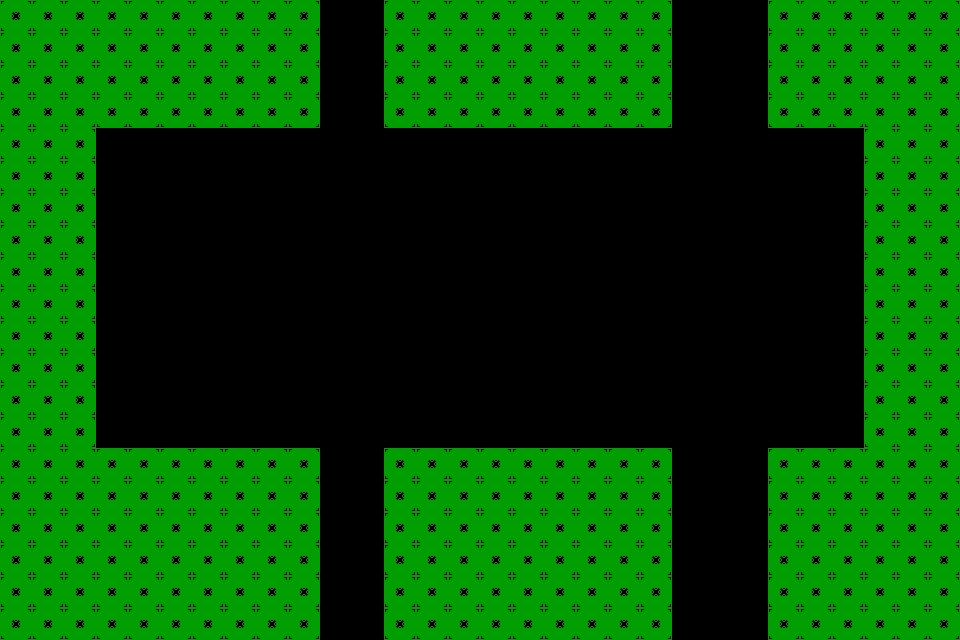

The image is a tile-based game level rendered from a .tmx file. Its description and complete source (layers, tilesets, objects, tile grids) follow:
An orthogonal 30x20 tile map with 32x32 px tiles, 2 tile layers (Layout, FakeTiles) and 4 objects (2x Trigger, Spawnpoint, Goal).

<map version="1.10" tiledversion="1.12.2" orientation="orthogonal" renderorder="right-down" width="30" height="20" tilewidth="32" tileheight="32" infinite="0" nextlayerid="4" nextobjectid="25">
 <editorsettings>
  <export target="../../maps/level1.lua" format="lua" />
 </editorsettings>
 <tileset firstgid="1" name="Props" class="Saw" tilewidth="32" tileheight="32" tilecount="5" columns="0">
  <grid orientation="orthogonal" width="1" height="1" />
  <tile id="0" type="Tile">
   <image source="../../../src/assets/images/test.png" width="32" height="32" />
  </tile>
  <tile id="1" type="Placeholder">
   <image source="../../../src/assets/images/placeholder.png" width="32" height="32" />
  </tile>
  <tile id="3" type="Spike">
   <image source="../../../src/assets/images/spike.png" width="32" height="16" />
  </tile>
  <tile id="4" type="Goal">
   <image source="../../../src/assets/images/goal.png" width="32" height="32" />
  </tile>
  <tile id="5" type="Saw">
   <image source="../../../src/assets/images/saw.png" width="32" height="32" />
  </tile>
 </tileset>
 <layer id="1" name="Layout" width="30" height="20">
  <data encoding="csv">
1,1,1,1,1,1,1,1,1,1,0,0,1,1,1,1,1,1,1,1,1,0,0,0,1,1,1,1,1,1,
1,1,1,1,1,1,1,1,1,1,0,0,1,1,1,1,1,1,1,1,1,0,0,0,1,1,1,1,1,1,
1,1,1,1,1,1,1,1,1,1,0,0,1,1,1,1,1,1,1,1,1,0,0,0,1,1,1,1,1,1,
1,1,1,1,1,1,1,1,1,1,0,0,1,1,1,1,1,1,1,1,1,0,0,0,1,1,1,1,1,1,
1,1,1,0,0,0,0,0,0,0,0,0,0,0,0,0,0,0,0,0,0,0,0,0,0,0,0,1,1,1,
1,1,1,0,0,0,0,0,0,0,0,0,0,0,0,0,0,0,0,0,0,0,0,0,0,0,0,1,1,1,
1,1,1,0,0,0,0,0,0,0,0,0,0,0,0,0,0,0,0,0,0,0,0,0,0,0,0,1,1,1,
1,1,1,0,0,0,0,0,0,0,0,0,0,0,0,0,0,0,0,0,0,0,0,0,0,0,0,1,1,1,
1,1,1,0,0,0,0,0,0,0,0,0,0,0,0,0,0,0,0,0,0,0,0,0,0,0,0,1,1,1,
1,1,1,0,0,0,0,0,0,0,0,0,0,0,0,0,0,0,0,0,0,0,0,0,0,0,0,1,1,1,
1,1,1,0,0,0,0,0,0,0,0,0,0,0,0,0,0,0,0,0,0,0,0,0,0,0,0,1,1,1,
1,1,1,0,0,0,0,0,0,0,0,0,0,0,0,0,0,0,0,0,0,0,0,0,0,0,0,1,1,1,
1,1,1,0,0,0,0,0,0,0,0,0,0,0,0,0,0,0,0,0,0,0,0,0,0,0,0,1,1,1,
1,1,1,0,0,0,0,0,0,0,0,0,0,0,0,0,0,0,0,0,0,0,0,0,0,0,0,1,1,1,
1,1,1,1,1,1,1,1,1,1,0,0,1,0,0,0,1,1,1,1,1,0,0,0,1,1,1,1,1,1,
1,1,1,1,1,1,1,1,1,1,0,0,1,0,0,0,1,1,1,1,1,0,0,0,1,1,1,1,1,1,
1,1,1,1,1,1,1,1,1,1,0,0,1,0,0,0,1,1,1,1,1,0,0,0,1,1,1,1,1,1,
1,1,1,1,1,1,1,1,1,1,0,0,1,0,0,0,1,1,1,1,1,0,0,0,1,1,1,1,1,1,
1,1,1,1,1,1,1,1,1,1,0,0,1,0,0,0,1,1,1,1,1,0,0,0,1,1,1,1,1,1,
1,1,1,1,1,1,1,1,1,1,0,0,1,0,0,0,1,1,1,1,1,0,0,0,1,1,1,1,1,1
</data>
 </layer>
 <objectgroup id="2" name="Objects">
  <object id="3" name="Spawnpoint" gid="2" x="160" y="416" width="32" height="32" />
  <object id="20" name="Goal" gid="5" x="800" y="448" width="32" height="32" />
  <object id="23" name="Trigger" gid="2" x="448" y="416" width="32" height="32">
   <properties>
    <property name="id" value="fakeTiles" />
    <property name="radius" type="int" value="48" />
   </properties>
  </object>
  <object id="24" name="Trigger" gid="2" x="704" y="416" width="32" height="32">
   <properties>
    <property name="id" value="saw" />
    <property name="radius" type="int" value="48" />
   </properties>
  </object>
 </objectgroup>
 <layer id="3" name="FakeTiles" width="30" height="20">
  <data encoding="csv">
0,0,0,0,0,0,0,0,0,0,0,0,0,0,0,0,0,0,0,0,0,0,0,0,0,0,0,0,0,0,
0,0,0,0,0,0,0,0,0,0,0,0,0,0,0,0,0,0,0,0,0,0,0,0,0,0,0,0,0,0,
0,0,0,0,0,0,0,0,0,0,0,0,0,0,0,0,0,0,0,0,0,0,0,0,0,0,0,0,0,0,
0,0,0,0,0,0,0,0,0,0,0,0,0,0,0,0,0,0,0,0,0,0,0,0,0,0,0,0,0,0,
0,0,0,0,0,0,0,0,0,0,0,0,0,0,0,0,0,0,0,0,0,0,0,0,0,0,0,0,0,0,
0,0,0,0,0,0,0,0,0,0,0,0,0,0,0,0,0,0,0,0,0,0,0,0,0,0,0,0,0,0,
0,0,0,0,0,0,0,0,0,0,0,0,0,0,0,0,0,0,0,0,0,0,0,0,0,0,0,0,0,0,
0,0,0,0,0,0,0,0,0,0,0,0,0,0,0,0,0,0,0,0,0,0,0,0,0,0,0,0,0,0,
0,0,0,0,0,0,0,0,0,0,0,0,0,0,0,0,0,0,0,0,0,0,0,0,0,0,0,0,0,0,
0,0,0,0,0,0,0,0,0,0,0,0,0,0,0,0,0,0,0,0,0,0,0,0,0,0,0,0,0,0,
0,0,0,0,0,0,0,0,0,0,0,0,0,0,0,0,0,0,0,0,0,0,0,0,0,0,0,0,0,0,
0,0,0,0,0,0,0,0,0,0,0,0,0,0,0,0,0,0,0,0,0,0,0,0,0,0,0,0,0,0,
0,0,0,0,0,0,0,0,0,0,0,0,0,0,0,0,0,0,0,0,0,0,0,0,0,0,0,0,0,0,
0,0,0,0,0,0,0,0,0,0,0,0,0,0,0,0,0,0,0,0,0,0,0,0,0,0,0,0,0,0,
0,0,0,0,0,0,0,0,0,0,0,0,0,1,1,1,0,0,0,0,0,0,0,0,0,0,0,0,0,0,
0,0,0,0,0,0,0,0,0,0,0,0,0,1,1,1,0,0,0,0,0,0,0,0,0,0,0,0,0,0,
0,0,0,0,0,0,0,0,0,0,0,0,0,1,1,1,0,0,0,0,0,0,0,0,0,0,0,0,0,0,
0,0,0,0,0,0,0,0,0,0,0,0,0,1,1,1,0,0,0,0,0,0,0,0,0,0,0,0,0,0,
0,0,0,0,0,0,0,0,0,0,0,0,0,1,1,1,0,0,0,0,0,0,0,0,0,0,0,0,0,0,
0,0,0,0,0,0,0,0,0,0,0,0,0,1,1,1,0,0,0,0,0,0,0,0,0,0,0,0,0,0
</data>
 </layer>
</map>
